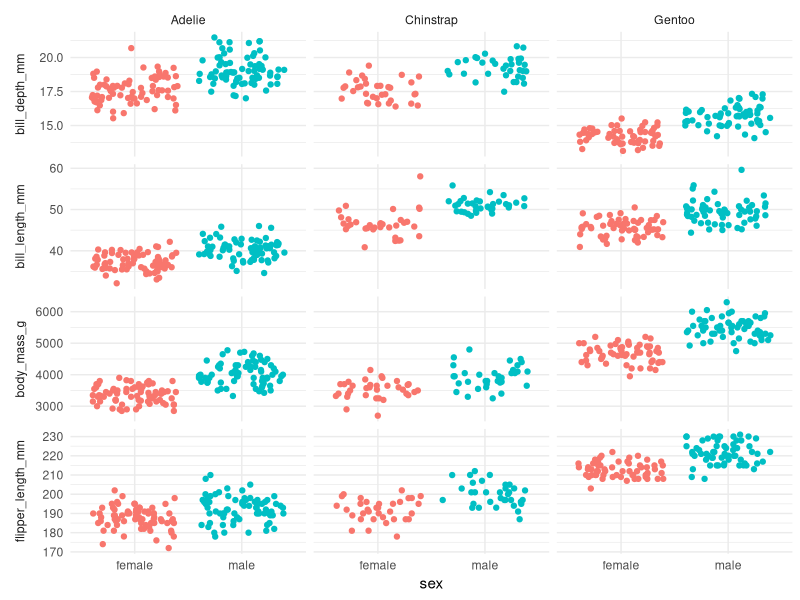
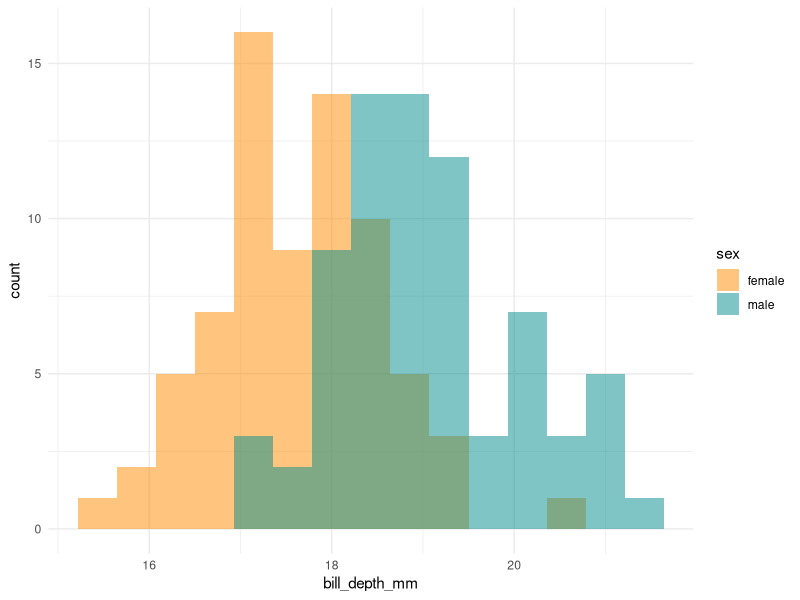
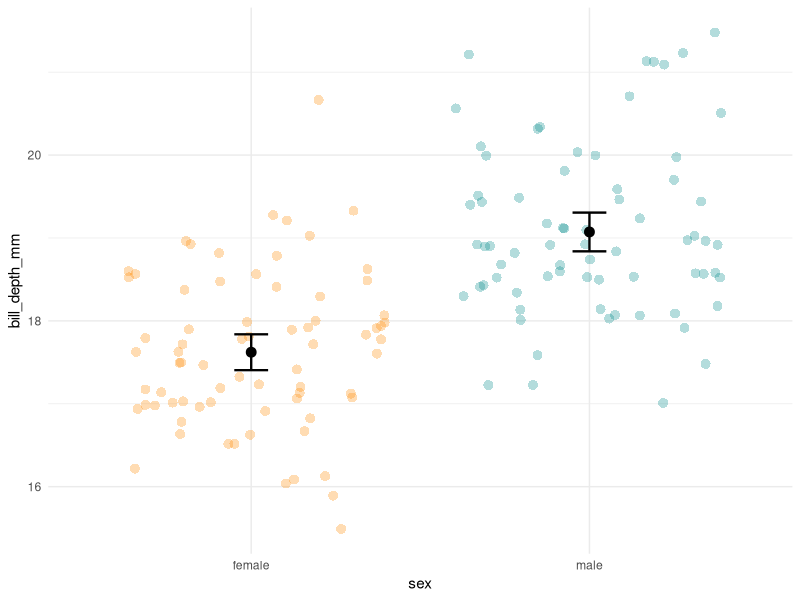

Source code (R) for these figures, in order:



# Install packages --------------------------------------------------------

#install.packages("palmerpenguins")

library(tidyverse)                # Load tidyverse package

library(palmerpenguins)           # Load palmerpenguins package


# Display data  -----------------------------------------------------------


data("penguins")      # Displays data in environment

head(penguins)

str(penguins)


penguins %>% 
  select(
    species,
    sex,
    bill_length_mm, 
    bill_depth_mm, 
    flipper_length_mm, 
    body_mass_g
  ) %>% 
  pivot_longer(
    col = where(is.numeric),
    names_to = "variable", 
    values_to = "value"
  ) %>% 
  filter(complete.cases(.)) %>% 
  ggplot(mapping = aes(x = sex, y = value)) +
  geom_jitter(aes(color = sex)) +
  facet_grid(variable ~ species, scales = "free_y", switch = "y") +
  labs(y = NULL) +
  guides(color = "none") +
  theme_minimal() +
  theme(strip.placement = "outside")

# Adelie pinguins bill depth

adelie_bill_depth <-
  penguins %>% 
  filter(species == "Adelie") %>% 
  select(sex, bill_depth_mm) %>% 
  filter(complete.cases(.)) %>% 
  print()

# bill depth distribution in each sex

adelie_bill_depth %>% 
  ggplot(aes(x = bill_depth_mm)) +
  geom_histogram(
    aes(fill = sex), 
    bins = 15, 
    alpha = 0.5, 
    position = "identity"
  ) +
  scale_fill_manual(values = c("darkorange","cyan4")) +
  theme_minimal()

# confidence interval

adelie_bill_depth_summary <-
  adelie_bill_depth %>% 
  group_by(sex) %>% 
  summarize(
    n = n(),
    mean = mean(bill_depth_mm),
    sd = sd(bill_depth_mm),
    sem = sd/sqrt(n),
    upper = mean + 1.96 * sem,
    lower = mean - 1.96 * sem
  ) %>% 
  print()

# plot with the confidnece intervall

adelie_bill_depth %>% 
  ggplot(aes(x = sex, y = bill_depth_mm)) +
  geom_jitter(aes(color = sex), 
              shape = 16, size = 3, 
              alpha = 0.3, width = 0.4) +
  geom_errorbar(aes(y = mean, ymax = upper, ymin = lower), 
                data = adelie_bill_depth_summary, 
                width = .1, size = .8) +
  geom_point(aes(y = mean), 
             data = adelie_bill_depth_summary, 
             size = 3) +
  scale_color_manual(values = c("darkorange","cyan4")) +
  theme_minimal() +
  guides(color = "none")

# t test

t.test(formula = bill_depth_mm ~ sex, data = adelie_bill_depth)

